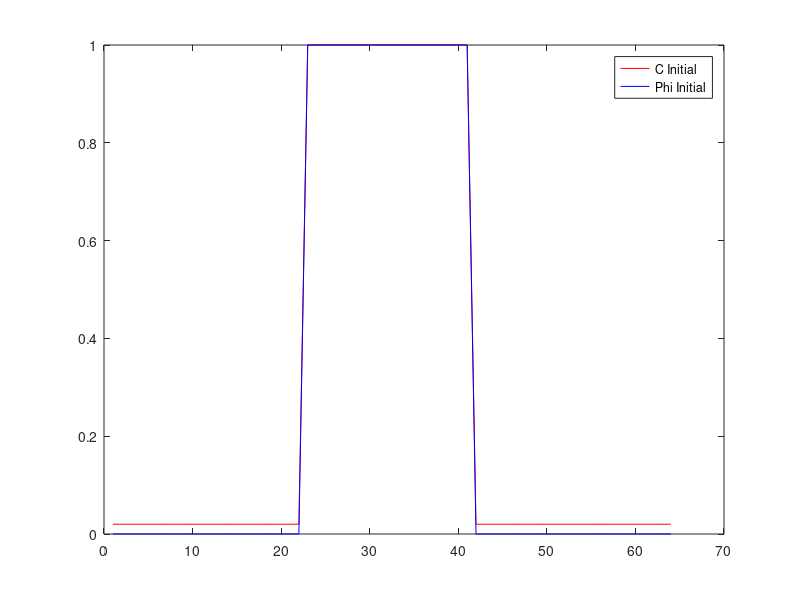
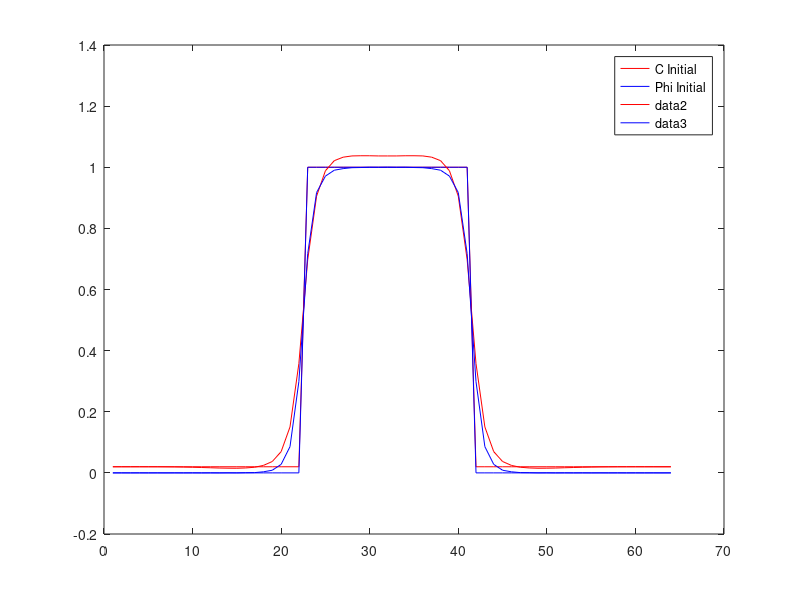

These charts were generated, in order, by the following MATLAB code:
%% Copyright (c) 2018, Vishal_S% All rights reserved. Please read the "license.txt" for license terms.%% Project Title: Computational Materials Thermodynamics% % Developer: Vishal S% % Contact Info: vishalsubbu97@gmail.com%clear allclcclfmore off;function y = W(x)  y = x*x*x*(10 - 15*x + 6*x*x );endfunctionfunction y = Wprime(x)  y = 3*x*x*(10 -15*x + 6*x*x) + x*x*x*(12*x - 15);endfunctionN = 64;halfN = N/2;r = 10;c = zeros(N,N);phi = zeros(N,N);phihat = zeros(N,N);chat = zeros(N,N);for i = 1:N  for j =1:N     if(((i-halfN)*(i-halfN) + (j-halfN)*(j-halfN))<r*r)        c(i,j) = 1.0;        phi(i,j) = 1.0;     else        c(i,j) = 0.02;        phi(i,j) = 0.0;     endif  endforendforCprofile = c(:,halfN);Phiprofile = phi(:,halfN);plot(Cprofile,'r-;C Initial;');hold on;plot(Phiprofile,'b-;Phi Initial;');print -depsc PPTInitial.eps;delk = 2*pi/N;A =1.0;B= 1.0;M =1.0;P = 1.0;kappa = 1.0;delt = 0.5;for m = 1:1  for n = 1:10    n    for i = 1:N      for j = 1:N        w = W(phi(i,j));        if(phi(i,j)<0) w=0;        elseif (phi(i,j)>1) w =1;        endif        hc(i,j) = 2*A*c(i,j)*(1-w) - 2*B*(1-c(i,j))*w;      endfor    endfor    for i = 1:N      for j =1:N        wp = Wprime(phi(i,j));        if(phi(i,j)<0) wp = 0.0;        endif        if(phi(i,j) >1) wp =0.0;        endif        hp(i,j) = -A*c(i,j)*c(i,j)*wp + B*(1-c(i,j))*(1-c(i,j))*wp + 2*P*phi(i,j)*(1-phi(i,j))*(1-2*phi(i,j));      endfor    endfor    hchat = fft2(hc);    hphat = fft2(hp);    chat = fft2(c);    phihat = fft2(phi);    for i = 1:N      if( (i-1) <= halfN ) kx = (i-1)*delk;      endif      if((i-1)>halfN)  kx = (i-1-N)*delk;      endif      for j = 1:N        if((j-1)<=halfN) ky = (j-1)*delk;        endif        if((j-1)>halfN) ky = (j-1-N)*delk;        endif        k2 = kx*kx + ky*ky ;        k4 = k2*k2;        chat(i,j) = (chat(i,j) - delt*k2*hchat(i,j))/(1 + 2*k4*delt);        phihat(i,j) = (phihat(i,j) - delt*hphat(i,j))/(1+2*k2*delt);       endfor    endfor    c = real(ifft2(chat));    phi = real(ifft2(phihat));         endforendforCprofile = c(:,halfN);Phiprofile = phi(:,halfN);plot(Cprofile,'r-');hold on plot(Phiprofile,'b-');print -depsc PPTFinal.eps       